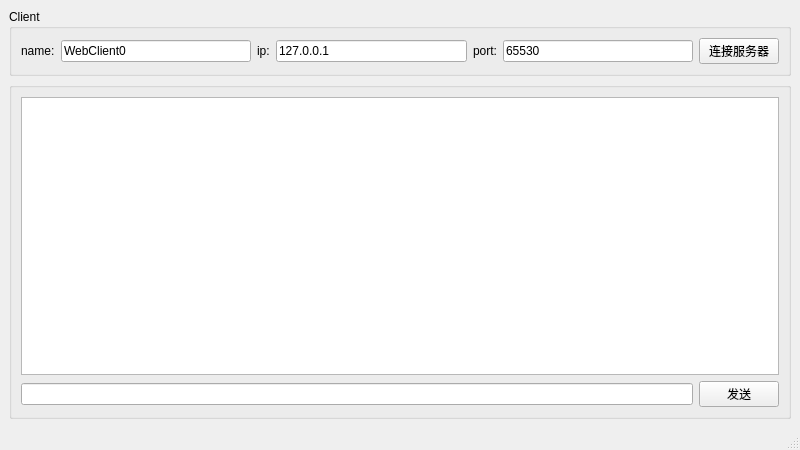
<?xml version="1.0" encoding="UTF-8"?>
<ui version="4.0">
 <class>HQCCMainWindow</class>
 <widget class="QMainWindow" name="HQCCMainWindow">
  <property name="geometry">
   <rect>
    <x>0</x>
    <y>0</y>
    <width>800</width>
    <height>450</height>
   </rect>
  </property>
  <property name="windowTitle">
   <string>HQCCMainWindow</string>
  </property>
  <widget class="QWidget" name="centralwidget">
   <layout class="QGridLayout" name="gridLayout_2">
    <item row="0" column="0">
     <widget class="QGroupBox" name="groupBox">
      <property name="title">
       <string>Client</string>
      </property>
      <layout class="QHBoxLayout" name="horizontalLayout">
       <item>
        <widget class="QLabel" name="label_3">
         <property name="text">
          <string>name:</string>
         </property>
        </widget>
       </item>
       <item>
        <widget class="QLineEdit" name="lineEditName">
         <property name="text">
          <string>WebClient0</string>
         </property>
        </widget>
       </item>
       <item>
        <widget class="QLabel" name="label">
         <property name="text">
          <string>ip:</string>
         </property>
        </widget>
       </item>
       <item>
        <widget class="QLineEdit" name="lineEditIp">
         <property name="text">
          <string>127.0.0.1</string>
         </property>
        </widget>
       </item>
       <item>
        <widget class="QLabel" name="label_2">
         <property name="text">
          <string>port:</string>
         </property>
        </widget>
       </item>
       <item>
        <widget class="QLineEdit" name="lineEditPort">
         <property name="text">
          <string>65530</string>
         </property>
        </widget>
       </item>
       <item>
        <widget class="QPushButton" name="btnConnectServer">
         <property name="text">
          <string>连接服务器</string>
         </property>
        </widget>
       </item>
      </layout>
     </widget>
    </item>
    <item row="1" column="0">
     <widget class="QGroupBox" name="groupBox_2">
      <property name="title">
       <string/>
      </property>
      <layout class="QGridLayout" name="gridLayout">
       <item row="0" column="0" colspan="2">
        <widget class="QTextEdit" name="textEditMsg"/>
       </item>
       <item row="1" column="0">
        <widget class="QLineEdit" name="lineEditMsg"/>
       </item>
       <item row="1" column="1">
        <widget class="QPushButton" name="btnSendMsg">
         <property name="text">
          <string>发送</string>
         </property>
        </widget>
       </item>
      </layout>
     </widget>
    </item>
   </layout>
  </widget>
  <widget class="QMenuBar" name="menubar">
   <property name="geometry">
    <rect>
     <x>0</x>
     <y>0</y>
     <width>800</width>
     <height>28</height>
    </rect>
   </property>
  </widget>
  <widget class="QStatusBar" name="statusbar"/>
 </widget>
 <resources/>
 <connections/>
</ui>
